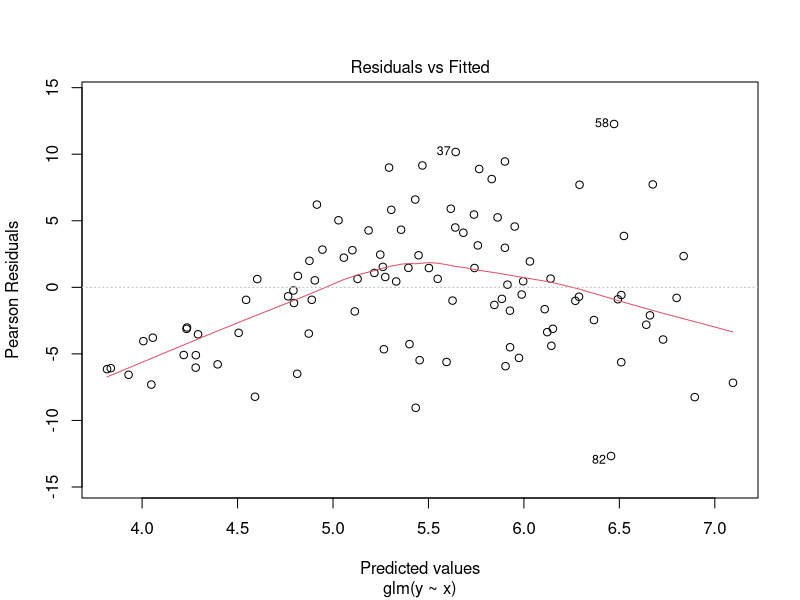
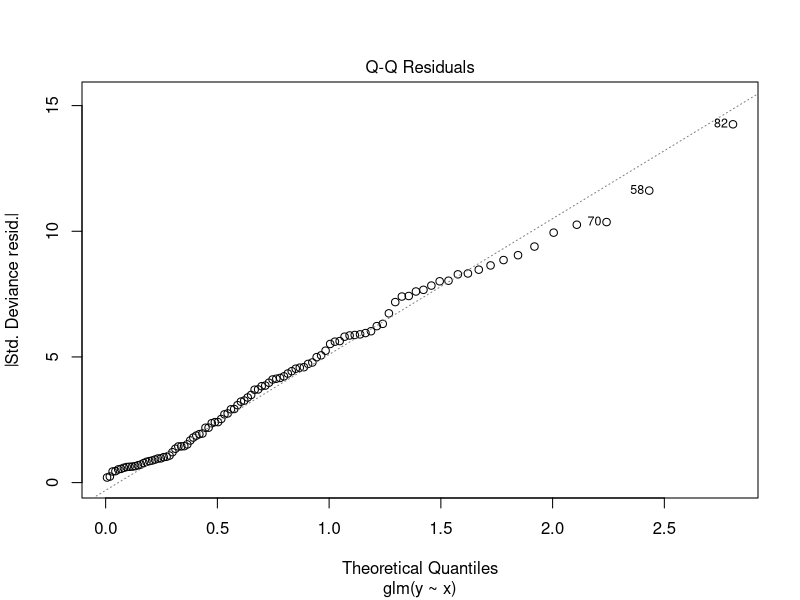
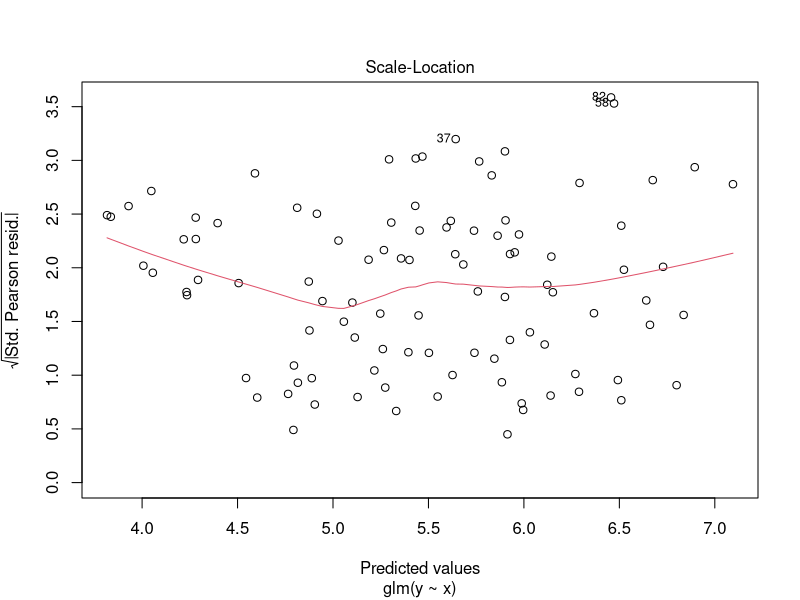
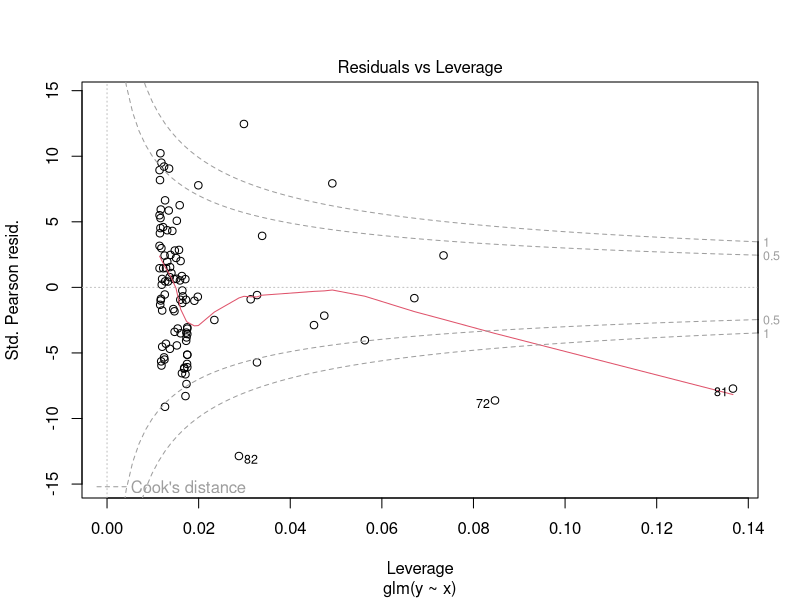
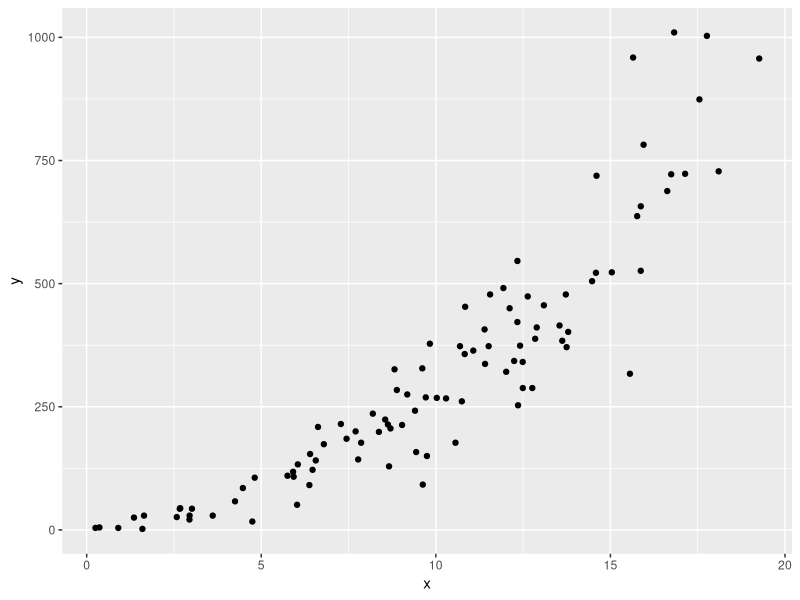

R code for these plots, in order:
## ---- chunk 1
knitr::opts_chunk$set(echo = TRUE)
library(tidyverse)
## ---- chunk 2
# Setting a cache in an analysis project might be in a subdirectory of the project
# options("cache.dir"=here::here("cache"))

# If in a package you might be using a package specific cache
# options("cache.dir"=rappdirs::user_cache_dir("my-package"))

# for our purposes a temporary directory is OK.
options("cache.dir"= tempdir())
## ---- chunk 3
seed = 101
set.seed(seed)
data = tibble(x = abs(rnorm(100,mean = 10, sd=5))) %>% 
  mutate(y = abs(as.integer(x^2*rnorm(100,2,0.5) + x*rnorm(100,5,5) + x*rnorm(100,3,1))))
fit = glm(y ~ x, family = poisson(),data = data)
plot(fit)
ggplot(data, aes(x=x,y=y))+geom_point()
